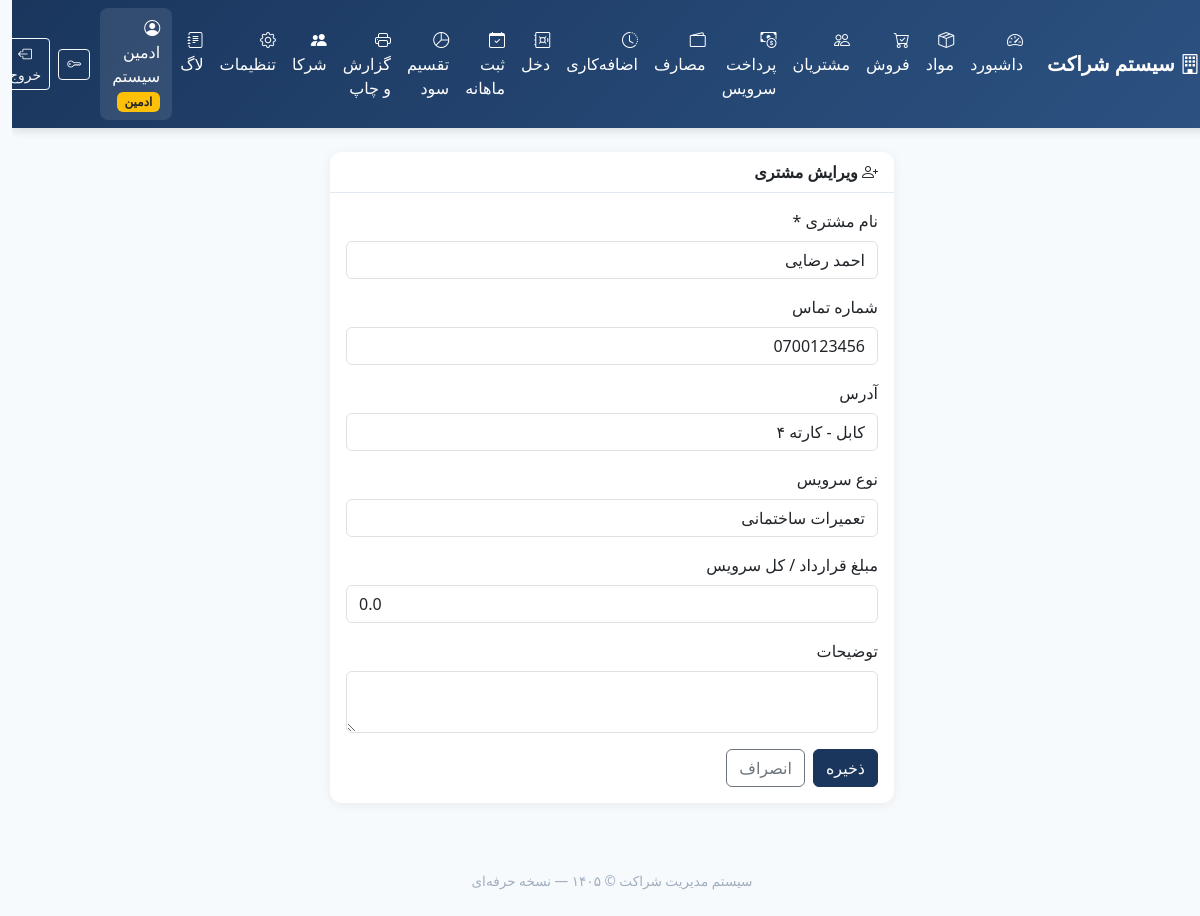
The page /customers/edit/1 (signed in) on the database its author committed.
### tables this page shows
CREATE TABLE users (
            id INTEGER PRIMARY KEY AUTOINCREMENT,
            username TEXT UNIQUE NOT NULL,
            password_hash TEXT NOT NULL,
            full_name TEXT NOT NULL,
            role TEXT NOT NULL CHECK(role IN ('admin', 'partner')),
            partner_code TEXT,
            photo TEXT,
            is_active INTEGER DEFAULT 1,
            created_at TEXT DEFAULT CURRENT_TIMESTAMP
        );

CREATE TABLE customers (
            id INTEGER PRIMARY KEY AUTOINCREMENT,
            code TEXT UNIQUE NOT NULL,
            name TEXT NOT NULL,
            phone TEXT,
            address TEXT,
            service_type TEXT,
            notes TEXT,
            is_active INTEGER DEFAULT 1,
            created_at TEXT DEFAULT CURRENT_TIMESTAMP
        );

### app.py (the view, shortened to what this page needs)
@app.route("/customers/edit/<int:id>", methods=["GET", "POST"])
@login_required
@admin_required
def customer_edit(id):
    conn = get_db()
    customer = conn.execute("SELECT * FROM customers WHERE id = ?", (id,)).fetchone()
    if not customer:
        flash("مشتری یافت نشد.", "danger")
        conn.close()
        return redirect(url_for("customers"))
    conn.close()
    return render_template("customer_form.html", customer=customer)

### app.py (called while the page is built, shortened)
def get_db():
    conn = sqlite3.connect(DB_PATH)
    conn.row_factory = sqlite3.Row
    try:
        conn.execute("PRAGMA foreign_keys = ON")
    except Exception:
        pass
    return conn

@login_manager.user_loader
def load_user(user_id):
    conn = get_db()
    row = conn.execute("SELECT * FROM users WHERE id = ?", (user_id,)).fetchone()
    conn.close()
    if row and row["is_active"]:
        return User(row["id"], row["username"], row["full_name"], row["role"], row["partner_code"], row["is_active"])
    return None

def admin_required(f):
    @wraps(f)
    def decorated(*args, **kwargs):
        if not current_user.is_authenticated or not current_user.is_admin:
            flash("دسترسی فقط برای ادمین مجاز است.", "danger")
            return redirect(url_for("dashboard"))
        return f(*args, **kwargs)
    return decorated

    @property
    def is_active(self):
        return self._active

    @property
    def is_admin(self):
        return self.role == "admin"

### templates/customer_form.html (shortened to what this page needs)
{% extends "base.html" %}
{% block content %}
<div class="row justify-content-center">
    <div class="col-md-8 col-lg-6">
        <div class="card">
            <div class="card-header">
                <i class="bi bi-person-plus"></i> {{ 'ویرایش مشتری' if customer else 'افزودن مشتری جدید' }}
            </div>
            <div class="card-body">
                <form method="POST">
                    <div class="mb-3">
                        <label class="form-label">نام مشتری *</label>
                        <input type="text" name="name" class="form-control" required value="{{ customer.name if customer else '' }}">
                    </div>
                    <div class="mb-3">
                        <label class="form-label">شماره تماس</label>
                        <input type="text" name="phone" class="form-control" value="{{ customer.phone if customer else '' }}">
                    </div>
                    <div class="mb-3">
                        <label class="form-label">آدرس</label>
                        <input type="text" name="address" class="form-control" value="{{ customer.address if customer else '' }}">
                    </div>
                    <div class="mb-3">
                        <label class="form-label">نوع سرویس</label>
                        <input type="text" name="service_type" class="form-control" value="{{ customer.service_type if customer else '' }}">
                    </div>
                    <div class="mb-3">
                        <label class="form-label">مبلغ قرارداد / کل سرویس</label>
                        <input type="number" step="any" name="amount" class="form-control" value="{{ customer.amount if customer else 0 }}">
                    </div>
                    <div class="mb-3">
                        <label class="form-label">توضیحات</label>
                        <textarea name="notes" class="form-control" rows="2">{{ customer.notes if customer else '' }}</textarea>
                    </div>
                    <div class="d-flex gap-2">
                        <button type="submit" class="btn btn-primary">ذخیره</button>
                        <a href="{{ url_for('customers') }}" class="btn btn-outline-secondary">انصراف</a>
                    </div>
                </form>
            </div>
        </div>
    </div>
</div>
{% endblock %}

### templates/base.html (shortened to what this page needs)
<!DOCTYPE html>
<html lang="fa" dir="rtl">
<head>
    <link href="https://cdn.jsdelivr.net/npm/bootstrap@5.3.3/dist/css/bootstrap.rtl.min.css" rel="stylesheet">
    <link href="https://cdn.jsdelivr.net/npm/bootstrap-icons@1.11.3/font/bootstrap-icons.min.css" rel="stylesheet">
</head>
<body>
    {% if current_user.is_authenticated %}
    <nav class="navbar navbar-expand-lg navbar-dark sticky-top">
        <div class="container-fluid">
            <a class="navbar-brand fw-bold" href="{{ url_for('dashboard') }}">
                <i class="bi bi-building"></i> سیستم شراکت
            </a>
            <div class="collapse navbar-collapse" id="nav">
                <ul class="navbar-nav me-auto mb-2 mb-lg-0">
                    <li class="nav-item">
                        <a class="nav-link {% if request.endpoint == 'dashboard' %}active{% endif %}" href="{{ url_for('dashboard') }}">
                            <i class="bi bi-speedometer2"></i> داشبورد
                        </a>
                    </li>
                    <li class="nav-item">
                        <a class="nav-link {% if request.endpoint == 'products' %}active{% endif %}" href="{{ url_for('products') }}">
                            <i class="bi bi-box-seam"></i> مواد
                        </a>
                    </li>
                    <li class="nav-item">
                        <a class="nav-link {% if request.endpoint == 'sales' %}active{% endif %}" href="{{ url_for('sales') }}">
                            <i class="bi bi-cart-check"></i> فروش
                        </a>
                    </li>
                    <li class="nav-item">
                        <a class="nav-link {% if request.endpoint == 'customers' %}active{% endif %}" href="{{ url_for('customers') }}">
                            <i class="bi bi-people"></i> مشتریان
                        </a>
                    </li>
                    <li class="nav-item">
                        <a class="nav-link {% if request.endpoint == 'payments' %}active{% endif %}" href="{{ url_for('payments') }}">
                            <i class="bi bi-cash-coin"></i> پرداخت سرویس
                        </a>
                    </li>
                    <li class="nav-item">
                        <a class="nav-link {% if request.endpoint == 'expenses' %}active{% endif %}" href="{{ url_for('expenses') }}">
                            <i class="bi bi-wallet2"></i> مصارف
                        </a>
                    </li>
                    <li class="nav-item">
                        <a class="nav-link {% if request.endpoint == 'overtime' %}active{% endif %}" href="{{ url_for('overtime') }}">
                            <i class="bi bi-clock-history"></i> اضافه‌کاری
                        </a>
                    </li>
                    <li class="nav-item">
                        <a class="nav-link {% if request.endpoint == 'cash' %}active{% endif %}" href="{{ url_for('cash') }}">
                            <i class="bi bi-safe"></i> دخل
                        </a>
                    </li>
                    <li class="nav-item">
                        <a class="nav-link {% if request.endpoint == 'monthly' %}active{% endif %}" href="{{ url_for('monthly') }}">
                            <i class="bi bi-calendar-check"></i> ثبت ماهانه
                        </a>
                    </li>
                    <li class="nav-item">
                        <a class="nav-link {% if request.endpoint == 'profit' %}active{% endif %}" href="{{ url_for('profit') }}">
                            <i class="bi bi-pie-chart"></i> تقسیم سود
                        </a>
                    </li>
                    <li class="nav-item">
                        <a class="nav-link {% if request.endpoint == 'reports' %}active{% endif %}" href="{{ url_for('reports') }}">
                            <i class="bi bi-printer"></i> گزارش و چاپ
                        </a>
                    </li>
                    {% if current_user.is_admin %}
                    <li class="nav-item">
                        <a class="nav-link {% if request.endpoint == 'partners' %}active{% endif %}" href="{{ url_for('partners') }}">
                            <i class="bi bi-people-fill"></i> شرکا
                        </a>
                    </li>
                    <li class="nav-item">
                        <a class="nav-link {% if request.endpoint == 'settings' %}active{% endif %}" href="{{ url_for('settings') }}">
                            <i class="bi bi-gear"></i> تنظیمات
                        </a>
                    </li>
                    <li class="nav-item">
                        <a class="nav-link {% if request.endpoint == 'logs' %}active{% endif %}" href="{{ url_for('logs') }}">
                            <i class="bi bi-journal-text"></i> لاگ
                        </a>
                    </li>
                    {% endif %}
                </ul>
                <div class="d-flex align-items-center text-white">
                    <div class="sidebar-user">
                        <i class="bi bi-person-circle"></i>
                        {{ current_user.full_name }}
                        <span class="badge bg-warning text-dark badge-role">{{ 'ادمین' if current_user.is_admin else 'شریک' }}</span>
                    </div>
                    <a href="{{ url_for('change_password') }}" class="btn btn-sm btn-outline-light me-2" title="تغییر رمز">
                        <i class="bi bi-key"></i>
                    </a>
                    <a href="{{ url_for('logout') }}" class="btn btn-sm btn-outline-light">
                        <i class="bi bi-box-arrow-left"></i> خروج
                    </a>
                </div>
            </div>
        </div>
    </nav>
    {% endif %}
    <main class="container-fluid py-4 px-3 px-md-4">
        {% block content %}{% endblock %}
    </main>
    <footer>
        سیستم مدیریت شراکت &copy; ۱۴۰۵ — نسخه حرفه‌ای
    </footer>
</body>
</html>

### templates/base.html (style rules this page uses)
:root { --primary: #1a365d; --primary-light: #2c5282; --accent: #ed8936; --success: #38a169; --bg: #f7fafc; }
body { font-family: 'Tahoma', 'Segoe UI', Tahoma, sans-serif; background: var(--bg); min-height: 100vh; }
.navbar { background: linear-gradient(135deg, var(--primary), var(--primary-light)) !important; box-shadow: 0 2px 10px rgba(0,0,0,0.15); }
.navbar-brand, .nav-link { color: #fff !important; }
.card { border: none; border-radius: 12px; box-shadow: 0 2px 12px rgba(0,0,0,0.06); margin-bottom: 1.25rem; }
.card-header { background: #fff; border-bottom: 1px solid #e2e8f0; font-weight: 600; border-radius: 12px 12px 0 0 !important; }
.btn-primary { background: var(--primary); border-color: var(--primary); }
.badge-role { font-size: 0.75rem; }
.sidebar-user { background: rgba(255,255,255,0.1); border-radius: 8px; padding: 8px 12px; margin-left: 10px; }
footer { text-align: center; padding: 1.5rem; color: #a0aec0; font-size: 0.85rem; }

### rows shown on the page
users: full_name "ادمین سیستم"
customers: name "احمد رضایی", phone "0700123456", address "کابل - کارته ۴", service_type "تعمیرات ساختمانی", amount "0.0"

### other values the page prints
{{ 'ادمین' if current_user.is_admin else 'شریک' }} "ادمین"
{{ 'ویرایش مشتری' if customer else 'افزودن مشتری جدید' }} "ویرایش مشتری"
